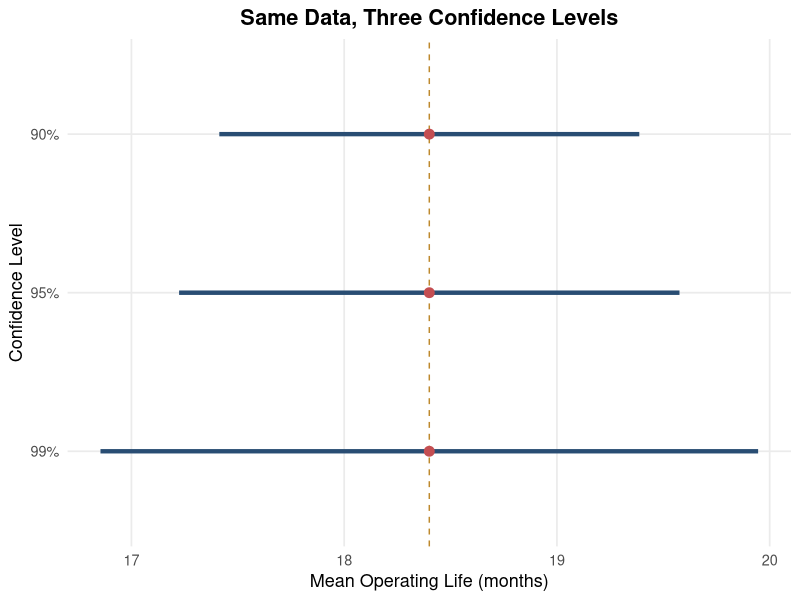
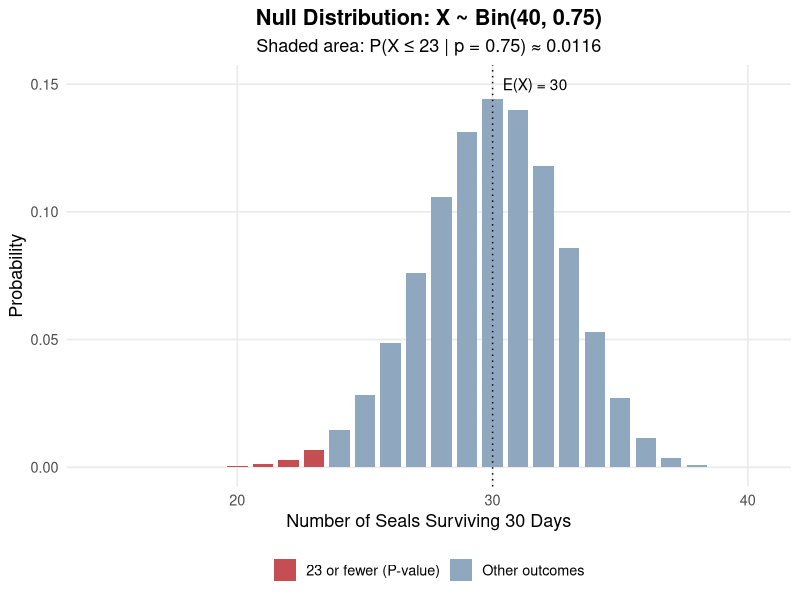
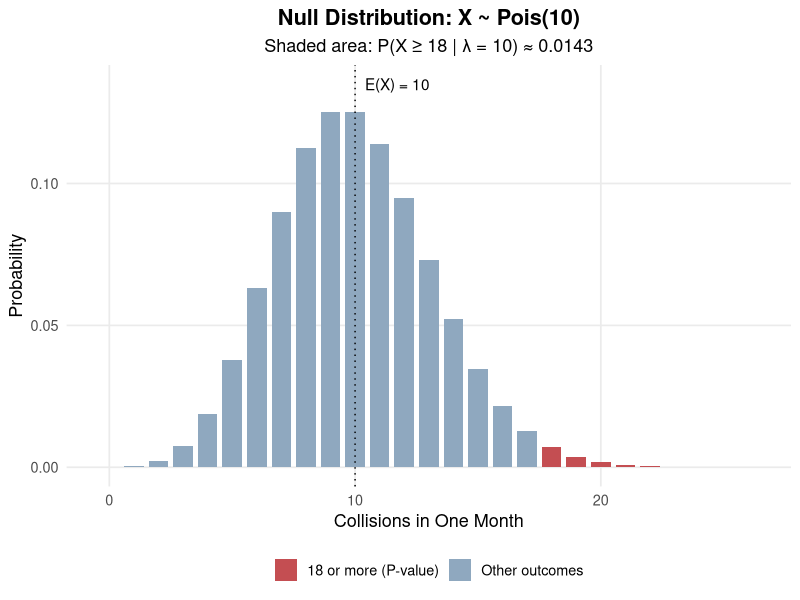
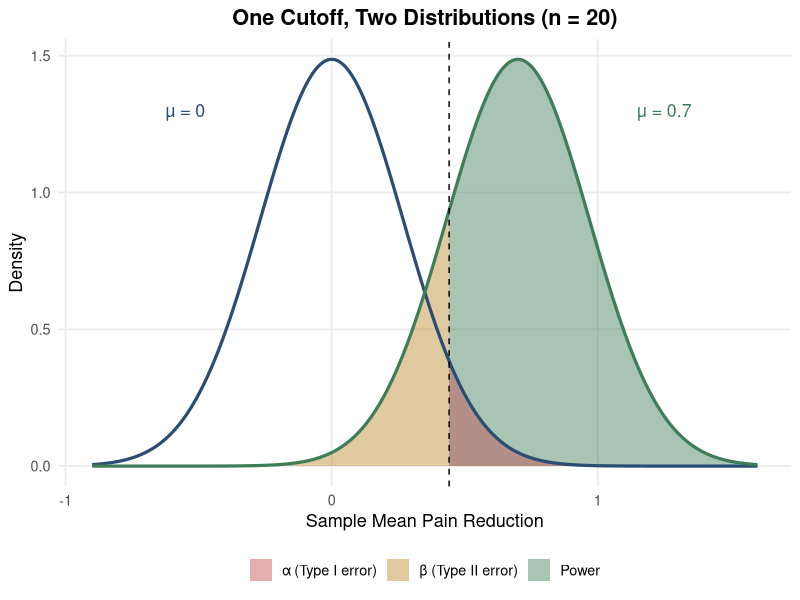
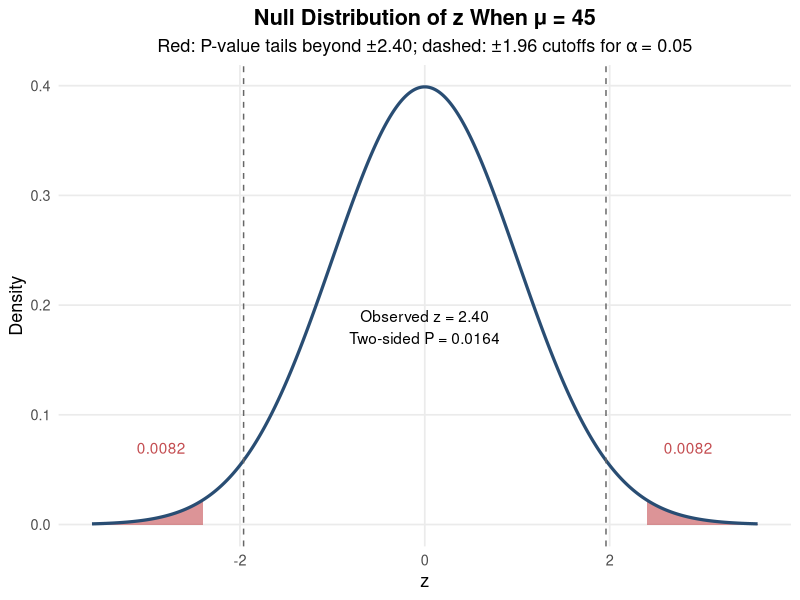

These figures' R source, in order:
## ---- chunk 1
knitr::opts_chunk$set(
  echo = FALSE,
  warning = FALSE,
  message = FALSE,
  fig.align = "center",
  fig.retina = 2,
  out.width = "88%",
  fig.width = 6.4,
  fig.height = 3.4
)

suppressPackageStartupMessages(library(ggplot2))

hw_blue  <- "#294D73"
hw_red   <- "#C44E52"
hw_green <- "#3F7D58"
hw_gold  <- "#BE892D"
hw_grey  <- "#8FA8BF"

hw_theme <- theme_minimal(base_size = 13) +
  theme(
    plot.title = element_text(face = "bold", hjust = 0.5),
    plot.subtitle = element_text(hjust = 0.5),
    panel.grid.minor = element_blank(),
    legend.position = "bottom"
  )
## ---- chunk 2
q2 <- data.frame(
  level = factor(c("90%", "95%", "99%"), levels = c("99%", "95%", "90%")),
  lower = 18.4 - c(1.645, 1.960, 2.576) * 0.6,
  upper = 18.4 + c(1.645, 1.960, 2.576) * 0.6
)

ggplot(q2, aes(y = level)) +
  geom_vline(xintercept = 18.4, linetype = "dashed", colour = hw_gold) +
  geom_segment(aes(x = lower, xend = upper, yend = level), colour = hw_blue, linewidth = 1.5) +
  geom_point(aes(x = 18.4), colour = hw_red, size = 3) +
  labs(
    title = "Same Data, Three Confidence Levels",
    x = "Mean Operating Life (months)",
    y = "Confidence Level"
  ) +
  hw_theme
## ---- chunk 3
sigma <- 18

n_95_margin_4 <- ceiling((qnorm(0.975) * sigma / 4)^2)
n_95_margin_2 <- ceiling((qnorm(0.975) * sigma / 2)^2)
n_99_margin_4 <- ceiling((qnorm(0.995) * sigma / 4)^2)

c(
  n_95_margin_4 = n_95_margin_4,
  n_95_margin_2 = n_95_margin_2,
  n_99_margin_4 = n_99_margin_4
)
## ---- chunk 4
pbinom(q = 23, size = 40, prob = 0.75)
## ---- chunk 5
q5 <- data.frame(x = 15:40)
q5$prob <- dbinom(q5$x, 40, 0.75)
q5$region <- ifelse(q5$x <= 23, "23 or fewer (P-value)", "Other outcomes")

ggplot(q5, aes(x, prob, fill = region)) +
  geom_col(width = 0.8) +
  geom_vline(xintercept = 30, linetype = "dotted") +
  annotate("text", x = 30.4, y = 0.15, label = "E(X) = 30", hjust = 0) +
  scale_fill_manual(values = c("23 or fewer (P-value)" = hw_red, "Other outcomes" = hw_grey)) +
  labs(
    title = "Null Distribution: X ~ Bin(40, 0.75)",
    subtitle = "Shaded area: P(X ≤ 23 | p = 0.75) ≈ 0.0116",
    x = "Number of Seals Surviving 30 Days",
    y = "Probability",
    fill = NULL
  ) +
  hw_theme
## ---- chunk 6
ppois(q = 17, lambda = 10, lower.tail = FALSE)
## ---- chunk 7
q6 <- data.frame(x = 0:26)
q6$prob <- dpois(q6$x, 10)
q6$region <- ifelse(q6$x >= 18, "18 or more (P-value)", "Other outcomes")

ggplot(q6, aes(x, prob, fill = region)) +
  geom_col(width = 0.8) +
  geom_vline(xintercept = 10, linetype = "dotted") +
  annotate("text", x = 10.4, y = 0.135, label = "E(X) = 10", hjust = 0) +
  scale_fill_manual(values = c("18 or more (P-value)" = hw_red, "Other outcomes" = hw_grey)) +
  labs(
    title = "Null Distribution: X ~ Pois(10)",
    subtitle = "Shaded area: P(X ≥ 18 | λ = 10) ≈ 0.0143",
    x = "Collisions in One Month",
    y = "Probability",
    fill = NULL
  ) +
  hw_theme
## ---- chunk 8
effect <- 0.30
sigma <- 2.4

z_A <- effect / (sigma / sqrt(25))
z_B <- effect / (sigma / sqrt(400))

p_A <- 2 * pnorm(-abs(z_A))
p_B <- 2 * pnorm(-abs(z_B))

c(z_A = z_A, p_A = p_A, z_B = z_B, p_B = p_B)
## ---- chunk 9
alpha <- 0.05
sigma <- 1.2
meaningful_mean <- 0.7

calculate_power <- function(n) {
  standard_error <- sigma / sqrt(n)
  critical_mean <- qnorm(1 - alpha) * standard_error

  pnorm(
    critical_mean,
    mean = meaningful_mean,
    sd = standard_error,
    lower.tail = FALSE
  )
}

c(power_n20 = calculate_power(20), power_n30 = calculate_power(30))
## ---- chunk 10
se9 <- 1.2 / sqrt(20)
crit9 <- qnorm(0.95) * se9
xg <- seq(-0.9, 1.6, length.out = 800)
null9 <- data.frame(x = xg, d = dnorm(xg, 0, se9))
alt9 <- data.frame(x = xg, d = dnorm(xg, 0.7, se9))
regions9 <- rbind(
  data.frame(subset(null9, x >= crit9), region = "α (Type I error)"),
  data.frame(subset(alt9, x < crit9), region = "β (Type II error)"),
  data.frame(subset(alt9, x >= crit9), region = "Power")
)

ggplot() +
  geom_area(data = regions9, aes(x, d, fill = region), alpha = 0.45, position = "identity") +
  geom_line(data = null9, aes(x, d), colour = hw_blue, linewidth = 1.1) +
  geom_line(data = alt9, aes(x, d), colour = hw_green, linewidth = 1.1) +
  geom_vline(xintercept = crit9, linetype = "dashed") +
  annotate("text", x = -0.55, y = 1.3, label = "μ = 0", colour = hw_blue, size = 4.5) +
  annotate("text", x = 1.25, y = 1.3, label = "μ = 0.7", colour = hw_green, size = 4.5) +
  scale_fill_manual(
    values = c("α (Type I error)" = hw_red, "β (Type II error)" = hw_gold, "Power" = hw_green),
    breaks = c("α (Type I error)", "β (Type II error)", "Power")
  ) +
  labs(
    title = "One Cutoff, Two Distributions (n = 20)",
    x = "Sample Mean Pain Reduction",
    y = "Density",
    fill = NULL
  ) +
  hw_theme
## ---- chunk 11
zg <- seq(-3.6, 3.6, length.out = 800)
q11 <- data.frame(z = zg, d = dnorm(zg))

ggplot(q11, aes(z, d)) +
  geom_area(data = subset(q11, z >= 2.4), fill = hw_red, alpha = 0.6) +
  geom_area(data = subset(q11, z <= -2.4), fill = hw_red, alpha = 0.6) +
  geom_line(colour = hw_blue, linewidth = 1.1) +
  geom_vline(xintercept = c(-1.96, 1.96), linetype = "dashed", colour = "grey40") +
  annotate("text", x = 2.85, y = 0.07, label = "0.0082", colour = hw_red) +
  annotate("text", x = -2.85, y = 0.07, label = "0.0082", colour = hw_red) +
  annotate("text", x = 0, y = 0.18, label = "Observed z = 2.40\nTwo-sided P = 0.0164") +
  labs(
    title = "Null Distribution of z When μ = 45",
    subtitle = "Red: P-value tails beyond ±2.40; dashed: ±1.96 cutoffs for α = 0.05",
    x = "z",
    y = "Density"
  ) +
  hw_theme
